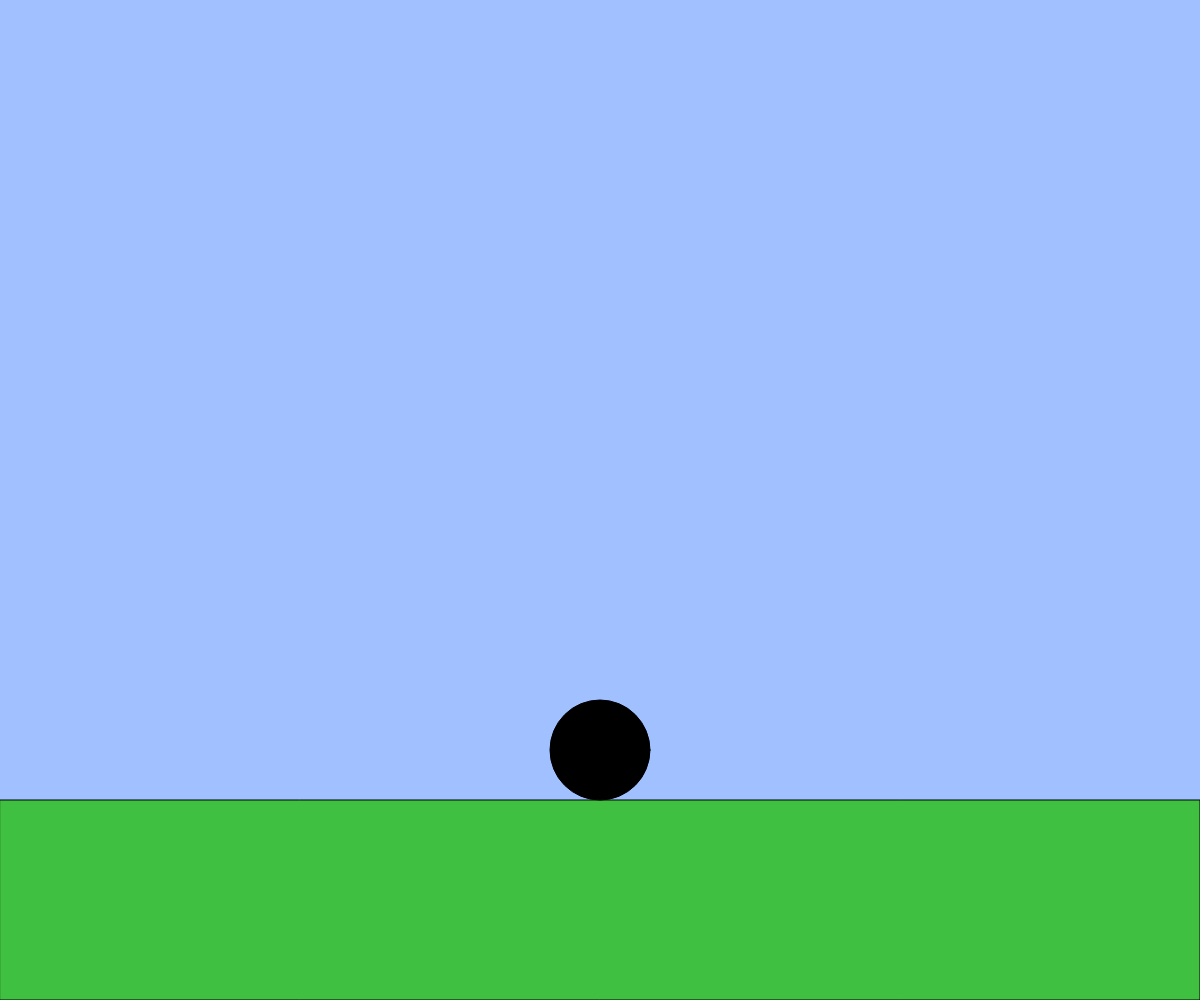
Frame 1 (no input)
Frame 60 (no input): identical to frame 1, image omitted
Frame 120 (the mouse pressed at the canvas centre since frame 60): identical to frame 1, image omitted

The p5.js sketch that drew this single still picture (run headless with seeded random() and noise() and a simulated clock; from frame 60 on, the mouse is pressed at the canvas centre):

// p5.js sketch
// ── sketch.js


let x, y;
let vx, vy;
const g = 0.8;

function setup() {
  createCanvas(windowWidth, windowHeight);
  x = width / 2;
  y = height * 0.75;
  vx = 0;
  vy = 0;
}

function windowResized() {
  resizeCanvas(windowWidth, windowHeight);
}

function draw() {
  background(160, 192, 255);

  const size = height * 0.1;
  const groundY = height * 0.8;

  
  fill(64, 192, 64);
  rect(0, groundY, width, height - groundY);


  if (keyIsDown(LEFT_ARROW)) {
    vx = -3;
  } else if (keyIsDown(RIGHT_ARROW)) {
    vx = 3;
  } else {
    vx = 0;
  }

  
  if (keyIsDown(LEFT_ARROW) && keyIsDown("a")) {
    vx = -5;
  } else if (keyIsDown(RIGHT_ARROW) && keyIsDown("a")) {
    vx = 5;
  }


  vy += g;

  
  if ((keyIsDown(UP_ARROW) || keyIsDown(32)) && y + size / 2 >= groundY) {
    vy = -15;
  }

  
  x += vx;
  y += vy;

  
  if (y + size / 2 >= groundY) {
    y = groundY - size / 2;
    vy = 0;
  }

  
  
  fill(0);
  ellipse(x, y, size, size);
}
